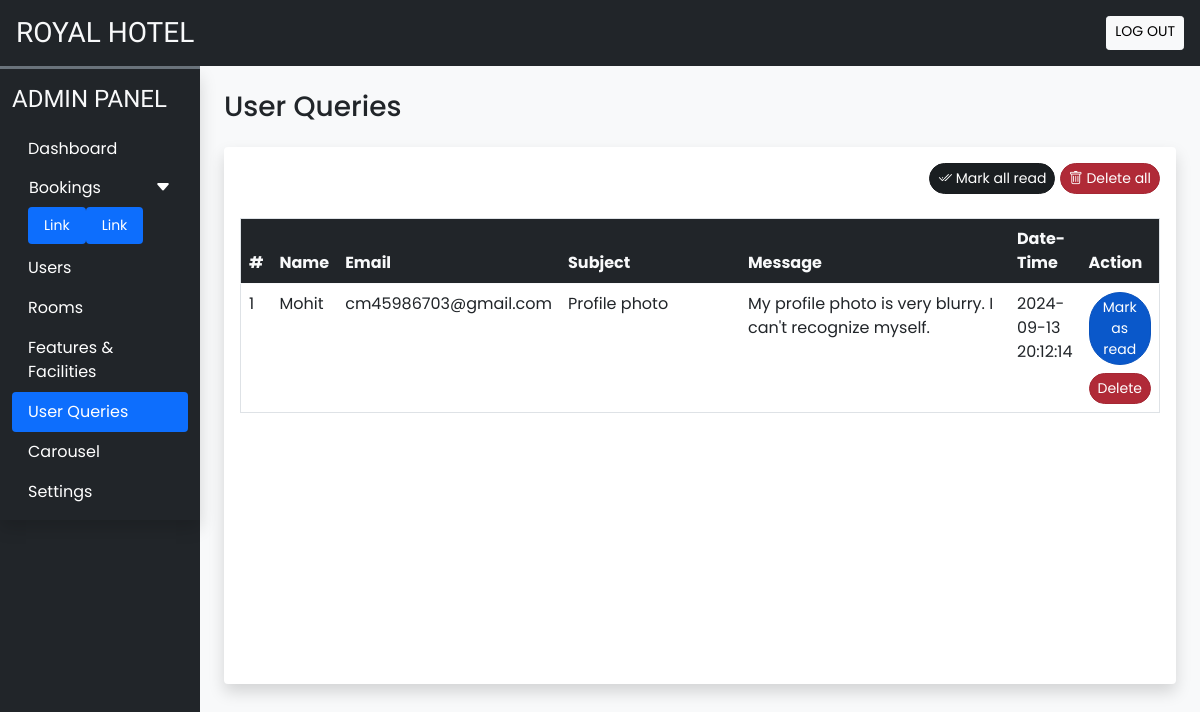
The app's page /Admin/User_Queries.php (signed in) with its own data.
### tables this page shows
CREATE TABLE `user_queries` (
  `sr_no` int(11) NOT NULL,
  `name` varchar(50) NOT NULL,
  `email` varchar(150) NOT NULL,
  `subject` varchar(200) NOT NULL,
  `message` varchar(500) NOT NULL,
  `date` datetime NOT NULL DEFAULT current_timestamp(),
  `seen` tinyint(1) NOT NULL DEFAULT 0
);

### Admin/User_Queries.php (the view, shortened to what this page needs)
<!DOCTYPE html>
<html lang="en">
<head>
    <?php
    require('css/csslink.php');
    ?>
</head>
<body class="bg-light">
    <?php require_once('header.php') ?>
    <div class="container-fluid" id="main-content">
        <div class="row">
            <div class="col-lg-10 ms-auto p-4 overflow-hidden">
                <h3 class="mb-4">User Queries</h3>
                <div class="card border-0 shadow mb-4">
                    <div class="card-body">
                        <div class="text-end mb-4">
                            <a href="?seen=all" class="btn btn-dark rounded-pill btn-sm">
                            <i class="bi bi-check2-all"></i> Mark all read
                            </a>
                            <a href="?del=all" class="btn btn-danger rounded-pill btn-sm">
                            <i class="bi bi-trash"></i> Delete all
                            </a>
                        </div>
                        <div class="table-responsive-md" style="height: 450px; overflow-y: scroll;">
                            <table class="table table-hover border">
                                <thead class="sticky-top">
                                    <tr class="bg-dark text-light">
                                        <th scope="col">#</th>
                                        <th scope="col">Name</th>
                                        <th scope="col">Email</th>
                                        <th scope="col" width="20%">Subject</th>
                                        <th scope="col" width="30%">Message</th>
                                        <th scope="col">Date-Time</th>
                                        <th scope="col">Action</th>
                                    </tr>
                                </thead>
                                <tbody>
                                   <?php
                                       $q = "SELECT * FROM `user_queries` ORDER BY `sr_no` DESC";
                                       $data = mysqli_query($con,$q);
                                       $i=1;
                                       while ($row = mysqli_fetch_assoc($data)) {
                                        $seen = '';
                                        if ($row['seen']!=1) {
                                            $seen = "<a href='?seen=$row[sr_no]' class='btn btn-sm rounded-pill btn-primary'>Mark as read</a> <br/>";
                                        }
                                        $seen.="<a href='?del=$row[sr_no]' class='btn btn-sm rounded-pill btn-danger mt-2'>Delete</a>";
                                        echo <<< query
                                            <tr>
                                            <td>$i</td>
                                            <td>$row[name]</td>
                                            <td>$row[email]</td>
                                            <td>$row[subject]</td>
                                            <td>$row[message]</td>
                                            <td>$row[date]</td>
                                            <td>$seen</td>
                                            </tr>
                                        query;
                                        $i++;
                                       }
                                   ?>
                                </tbody>
                            </table>
                        </div>
                    </div>
                </div>
            </div>
        </div>
    </div>
</body>
</html>

### Admin/css/common.css (style rules this page uses)
:root { --teal: #2ec1ac; --teal_hover: #279e8c; }
* { font-family: 'Poppins', sans-serif; }

### records on screen
user_queries: name "Mohit", email "cm45986703@gmail.com", subject "Profile photo", message "My profile photo is very blurry. I can't recognize myself.", date "2024-09-13 20:12:14"
